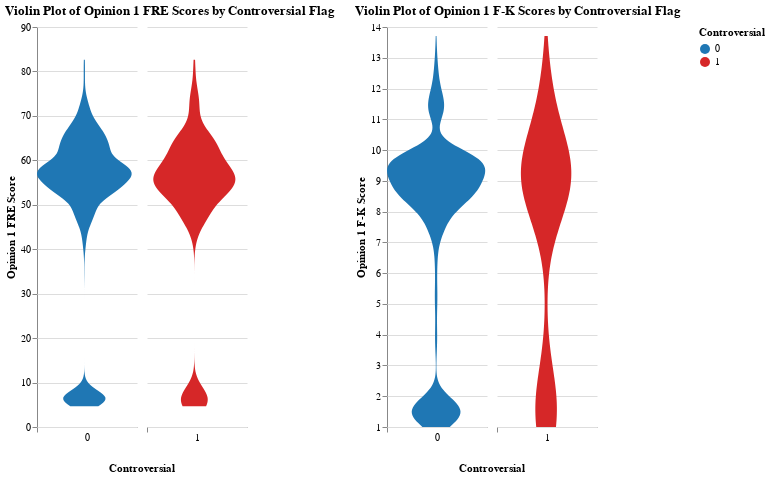

The code cell stored with this chart in its notebook:
### Code cell
# Calculate summary statistics for Controversial and Non-Controversial cases (FRE)
aggregated_fre = df.groupby(['Controversial'])['Opinion 1 FRE Score'].agg(
    total_count='size',
    min_score='min',
    max_score='max',
    avg_score='mean'
).reset_index()

# Calculate summary statistics for Controversial and Non-Controversial cases (F-K)
aggregated_fk = df.groupby(['Controversial'])['Opinion 1 F-K Score'].agg(
    total_count='size',
    min_score='min',
    max_score='max',
    avg_score='mean'
).reset_index()

# Create a violin plot for Opinion 1 FRE scores by Controversial flag
violin_plot_controversial_fre = alt.Chart(df).transform_density(
    density='Opinion 1 FRE Score',
    as_=['Opinion 1 FRE Score', 'density'],
    extent=[df['Opinion 1 FRE Score'].min(), df['Opinion 1 FRE Score'].max()],
    groupby=['Controversial']
).transform_lookup(
    lookup='Controversial',
    from_=alt.LookupData(aggregated_fre, 'Controversial', ['total_count', 'min_score', 'max_score', 'avg_score'])
).mark_area(orient='horizontal').encode(
    alt.X('density:Q')
        .stack('center')
        .impute(None)
        .title(None)
        .axis(labels=False, values=[0], grid=False, ticks=True),
    alt.Y('Opinion 1 FRE Score:Q'),
    alt.Color('Controversial:N', scale=alt.Scale(domain=[0, 1], range=['#1f77b4', '#d62728'])),  # Blue for 0, Red for 1
    alt.Column('Controversial:N')
        .spacing(10)
        .header(titleOrient='bottom', labelOrient='bottom', labelPadding=0),
    tooltip=[
        alt.Tooltip('Controversial:N', title='Controversial'),
        alt.Tooltip('total_count:Q', title='Total Count'),
        alt.Tooltip('min_score:Q', title='Min Score'),
        alt.Tooltip('max_score:Q', title='Max Score'),
        alt.Tooltip('avg_score:Q', title='Avg Score')
    ]
).properties(
    title='Violin Plot of Opinion 1 FRE Scores by Controversial Flag',
    width=100,
    height=400
)

# Create a violin plot for Opinion 1 F-K scores by Controversial flag
violin_plot_controversial_fk = alt.Chart(df).transform_density(
    density='Opinion 1 F-K Score',
    as_=['Opinion 1 F-K Score', 'density'],
    extent=[df['Opinion 1 F-K Score'].min(), df['Opinion 1 F-K Score'].max()],
    groupby=['Controversial']
).transform_lookup(
    lookup='Controversial',
    from_=alt.LookupData(aggregated_fk, 'Controversial', ['total_count', 'min_score', 'max_score', 'avg_score'])
).mark_area(orient='horizontal').encode(
    alt.X('density:Q')
        .stack('center')
        .impute(None)
        .title(None)
        .axis(labels=False, values=[0], grid=False, ticks=True),
    alt.Y('Opinion 1 F-K Score:Q'),
    alt.Color('Controversial:N', scale=alt.Scale(domain=[0, 1], range=['#1f77b4', '#d62728'])),  # Blue for 0, Red for 1
    alt.Column('Controversial:N')
        .spacing(10)
        .header(titleOrient='bottom', labelOrient='bottom', labelPadding=0),
    tooltip=[
        alt.Tooltip('Controversial:N', title='Controversial'),
        alt.Tooltip('total_count:Q', title='Total Count'),
        alt.Tooltip('min_score:Q', title='Min Score'),
        alt.Tooltip('max_score:Q', title='Max Score'),
        alt.Tooltip('avg_score:Q', title='Avg Score')
    ]
).properties(
    title='Violin Plot of Opinion 1 F-K Scores by Controversial Flag',
    width=100,
    height=400
)

# Concatenate the violin plots for controversial flag vertically and configure the view at the top level
violin_plots_controversial = alt.hconcat(
    violin_plot_controversial_fre, 
    violin_plot_controversial_fk
).configure_view(
    stroke=None
)

# Display both visualizations side by side
violin_plots_controversial.display()

### Figure 1 — Vega-Lite specification as saved in the notebook (floating-point values rounded to 4 significant figures; data arrays with more than 128 entries replaced by an {"elided": "..."} marker saying what was removed)
{"config": {"view": {"continuousWidth": 300, "continuousHeight": 300, "stroke": null}}, "hconcat": [{"mark": {"type": "area", "orient": "horizontal"}, "encoding": {"color": {"field": "Controversial", "scale": {"domain": [0, 1], "range": ["#1f77b4", "#d62728"]}, "type": "nominal"}, "column": {"field": "Controversial", "header": {"titleOrient": "bottom", "labelOrient": "bottom", "labelPadding": 0}, "spacing": 10, "type": "nominal"}, "tooltip": [{"field": "Controversial", "title": "Controversial", "type": "nominal"}, {"field": "total_count", "title": "Total Count", "type": "quantitative"}, {"field": "min_score", "title": "Min Score", "type": "quantitative"}, {"field": "max_score", "title": "Max Score", "type": "quantitative"}, {"field": "avg_score", "title": "Avg Score", "type": "quantitative"}], "x": {"axis": {"labels": false, "values": [0], "grid": false, "ticks": true}, "field": "density", "impute": null, "stack": "center", "title": null, "type": "quantitative"}, "y": {"field": "Opinion 1 FRE Score", "type": "quantitative"}}, "height": 400, "title": "Violin Plot of Opinion 1 FRE Scores by Controversial Flag", "transform": [{"density": "Opinion 1 FRE Score", "extent": [4.665, 82.61], "groupby": ["Controversial"], "as": ["Opinion 1 FRE Score", "density"]}, {"lookup": "Controversial", "from": {"data": {"name": "data-ed6da946a69c07a44f042df62d4904bd"}, "key": "Controversial", "fields": ["total_count", "min_score", "max_score", "avg_score"]}}], "width": 100}, {"mark": {"type": "area", "orient": "horizontal"}, "encoding": {"color": {"field": "Controversial", "scale": {"domain": [0, 1], "range": ["#1f77b4", "#d62728"]}, "type": "nominal"}, "column": {"field": "Controversial", "header": {"titleOrient": "bottom", "labelOrient": "bottom", "labelPadding": 0}, "spacing": 10, "type": "nominal"}, "tooltip": [{"field": "Controversial", "title": "Controversial", "type": "nominal"}, {"field": "total_count", "title": "Total Count", "type": "quantitative"}, {"field": "min_score", "title": "Min Score", "type": "quantitative"}, {"field": "max_score", "title": "Max Score", "type": "quantitative"}, {"field": "avg_score", "title": "Avg Score", "type": "quantitative"}], "x": {"axis": {"labels": false, "values": [0], "grid": false, "ticks": true}, "field": "density", "impute": null, "stack": "center", "title": null, "type": "quantitative"}, "y": {"field": "Opinion 1 F-K Score", "type": "quantitative"}}, "height": 400, "title": "Violin Plot of Opinion 1 F-K Scores by Controversial Flag", "transform": [{"density": "Opinion 1 F-K Score", "extent": [1.0, 13.71], "groupby": ["Controversial"], "as": ["Opinion 1 F-K Score", "density"]}, {"lookup": "Controversial", "from": {"data": {"name": "data-b1970d5c46746aac032d43c6381ee9cb"}, "key": "Controversial", "fields": ["total_count", "min_score", "max_score", "avg_score"]}}], "width": 100}], "data": {"name": "data-57df4592ba8d3aa33644ce583d2b4c55"}, "$schema": "https://vega.github.io/schema/vega-lite/v5.8.0.json", "datasets": {"data-57df4592ba8d3aa33644ce583d2b4c55": {"elided": "1713 records"}, "data-ed6da946a69c07a44f042df62d4904bd": [{"Controversial": 0, "total_count": 1514, "min_score": 5.119, "max_score": 82.61, "avg_score": 51.4}, {"Controversial": 1, "total_count": 199, "min_score": 4.665, "max_score": 81.83, "avg_score": 51.13}], "data-b1970d5c46746aac032d43c6381ee9cb": [{"Controversial": 0, "total_count": 1514, "min_score": 1.0, "max_score": 13.71, "avg_score": 7.649}, {"Controversial": 1, "total_count": 199, "min_score": 1.1, "max_score": 12.56, "avg_score": 7.389}]}}
